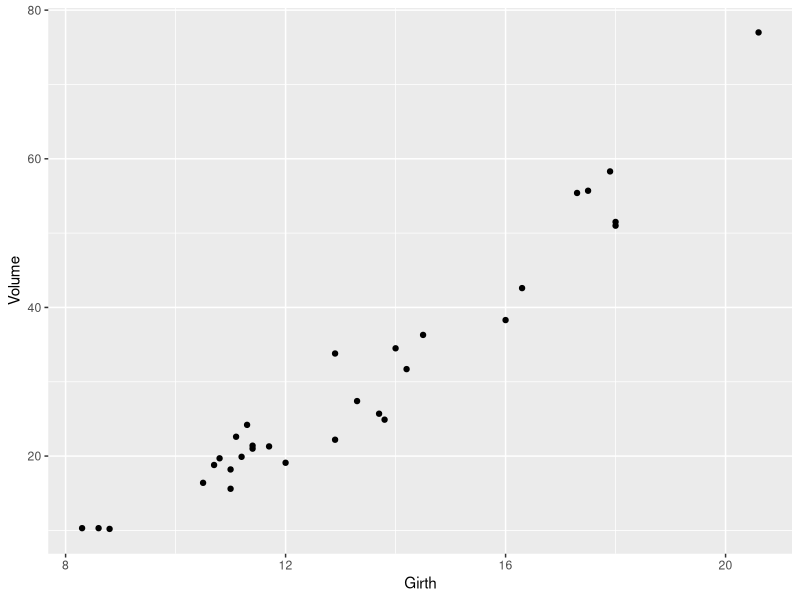

Reproduce this figure in R.
## ---- chunk 1
knitr::opts_chunk$set(echo = TRUE)
## ---- chunk 2
library(tidyverse)

## ---- chunk 3
ggplot(data = trees) + 
  geom_point(mapping = aes(x = Girth, y = Volume))
